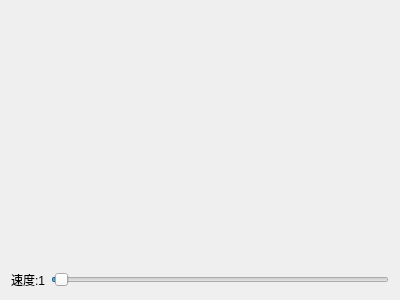
<?xml version="1.0" encoding="UTF-8"?>
<ui version="4.0">
 <class>OpenGLWidget</class>
 <widget class="QWidget" name="OpenGLWidget">
  <property name="geometry">
   <rect>
    <x>0</x>
    <y>0</y>
    <width>400</width>
    <height>300</height>
   </rect>
  </property>
  <property name="windowTitle">
   <string>Form</string>
  </property>
  <layout class="QGridLayout" name="gridLayout">
   <item row="0" column="0">
    <layout class="QVBoxLayout" name="verticalLayout">
     <item>
      <spacer name="verticalSpacer">
       <property name="orientation">
        <enum>Qt::Vertical</enum>
       </property>
       <property name="sizeHint" stdset="0">
        <size>
         <width>20</width>
         <height>40</height>
        </size>
       </property>
      </spacer>
     </item>
     <item>
      <layout class="QHBoxLayout" name="horizontalLayout">
       <item>
        <widget class="QLabel" name="label">
         <property name="text">
          <string>速度:1</string>
         </property>
        </widget>
       </item>
       <item>
        <widget class="QSlider" name="horizontalSlider">
         <property name="singleStep">
          <number>1</number>
         </property>
         <property name="pageStep">
          <number>10</number>
         </property>
         <property name="sliderPosition">
          <number>1</number>
         </property>
         <property name="orientation">
          <enum>Qt::Horizontal</enum>
         </property>
        </widget>
       </item>
      </layout>
     </item>
    </layout>
   </item>
  </layout>
 </widget>
 <resources/>
 <connections>
  <connection>
   <sender>horizontalSlider</sender>
   <signal>valueChanged(int)</signal>
   <receiver>OpenGLWidget</receiver>
   <slot>valueChange(int)</slot>
   <hints>
    <hint type="sourcelabel">
     <x>168</x>
     <y>281</y>
    </hint>
    <hint type="destinationlabel">
     <x>397</x>
     <y>203</y>
    </hint>
   </hints>
  </connection>
 </connections>
 <slots>
  <slot>valueChange(int)</slot>
 </slots>
</ui>
